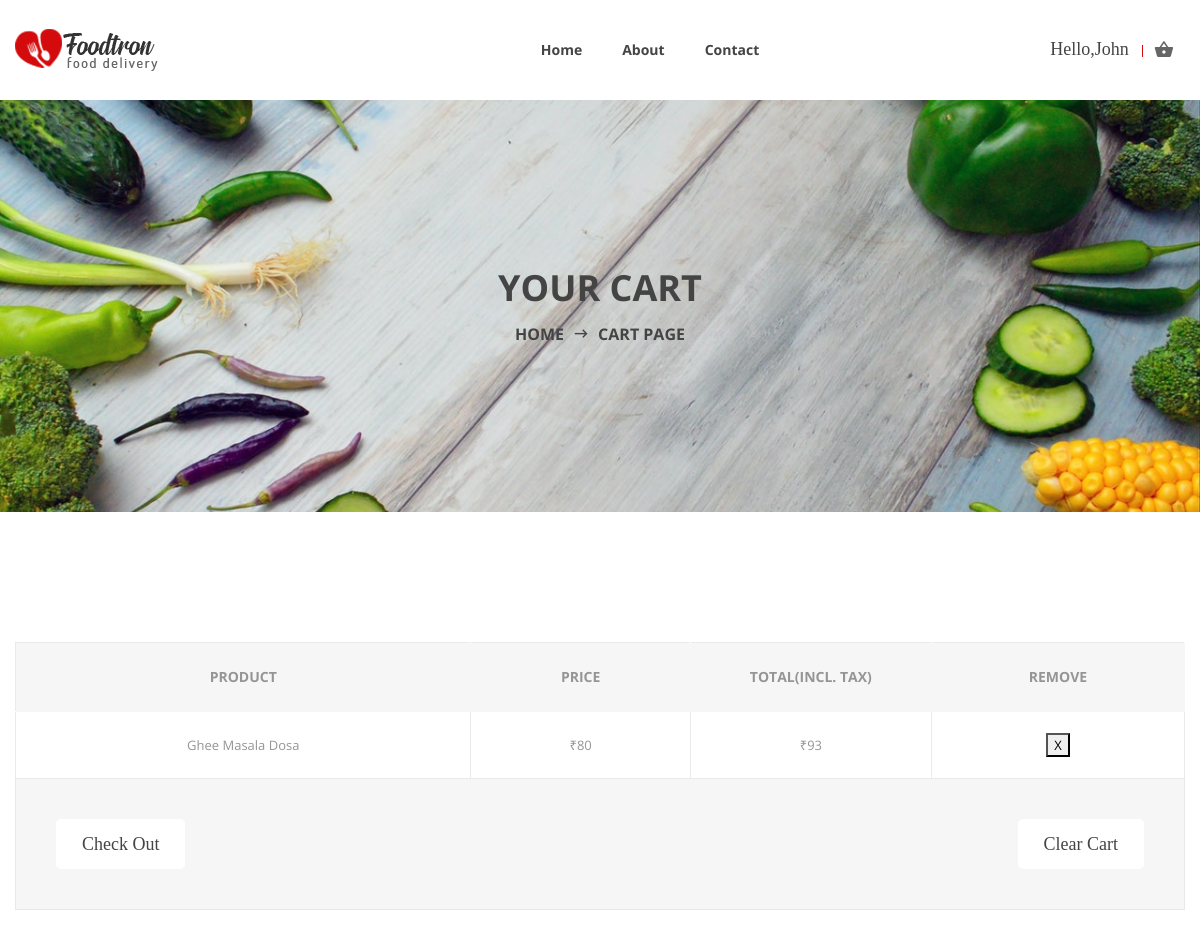
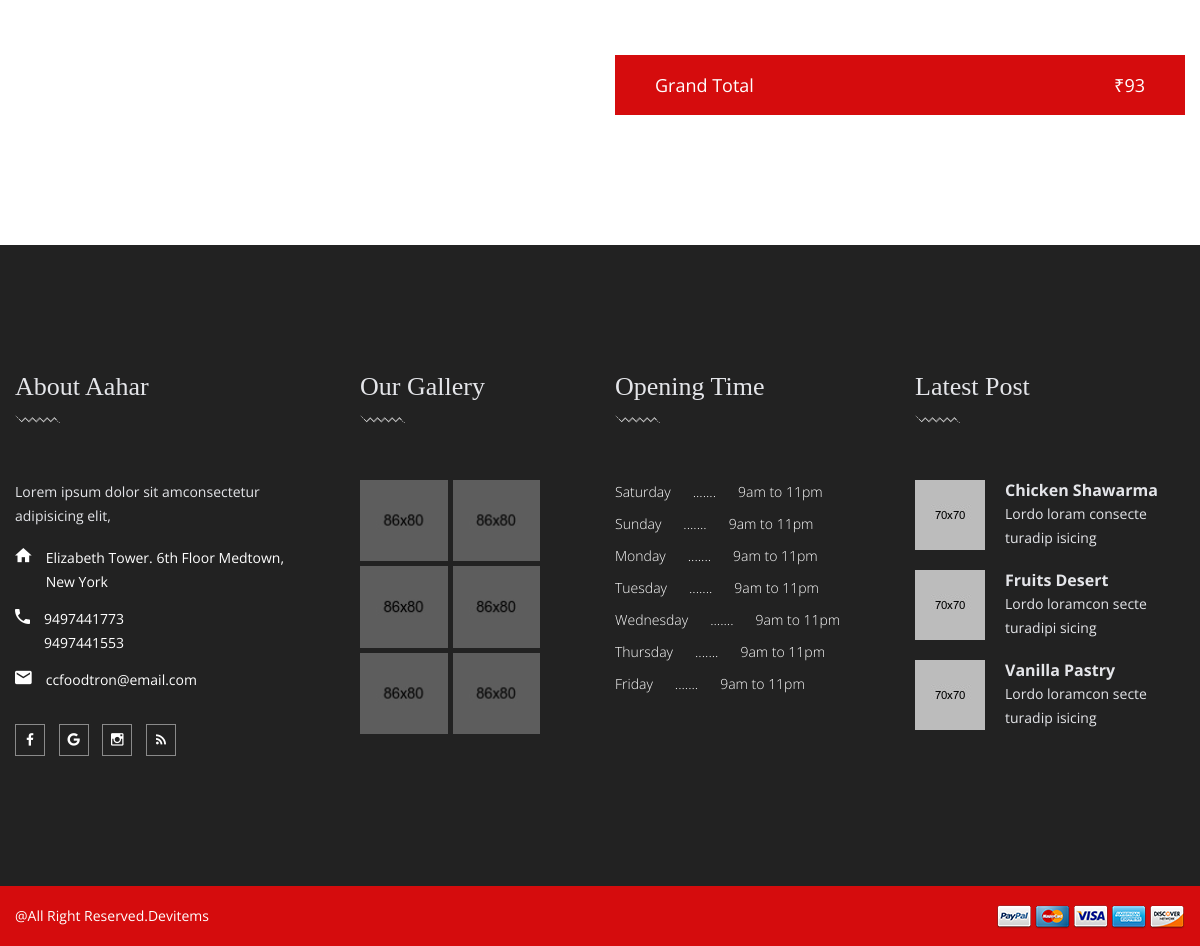
The page /cart.php (signed in) on the database its author committed (2 pictures, top to bottom).
### tables this page shows
CREATE TABLE `cart` (
  `id` varchar(11) NOT NULL,
  `name` varchar(20) NOT NULL,
  `price` varchar(11) NOT NULL
);

### cart.php (the view, shortened to what this page needs)
<?php
require('php/connection.php');
?>
<!doctype html>
<html class="no-js" lang="zxx">
<head>
    <link rel="stylesheet" href="css/bootstrap.min.css">
    <link rel="stylesheet" href="css/plugins.css">
    <link rel="stylesheet" href="style.css">
    <link rel="stylesheet" href="css/custom.css">
</head>
<body>
    <div class="wrapper" id="wrapper">
        <header class="htc__header bg--white">
            <div id="sticky-header-with-topbar" class="mainmenu__wrap sticky__header">
                <div class="container">
                    <div class="row">
                        <div class="col-lg-2 col-sm-4 col-md-6 order-1 order-lg-1">
                            <div class="logo">
                                <a href="index.php">
                                    <img src="images/logo/foody.png" alt="logo images">
                                </a>
                            </div>
                        </div>
                        <div class="col-lg-9 col-sm-4 col-md-2 order-3 order-lg-2">
                            <div class="main__menu__wrap">
                                <nav class="main__menu__nav d-none d-lg-block">
                                    <ul class="mainmenu">
                                        <li class="drop"><a href="index.php">Home</a>
                                        </li>
                                        <li><a href="#">About</a></li>
                                        <li><a href="#">Contact</a></li>
                                    </ul>
                                </nav>
                            </div>
                        </div>
                        <div class="col-lg-1 col-sm-4 col-md-4 order-2 order-lg-3">
                            <div class="header__right d-flex justify-content-end">
                                <div class="log__in">
                                    <a class="" href="reg/loginfrm.php">
                                        <div class="inktext">
                                            <h5><?php
                                                if (isset($_SESSION['sess'])) {
                                                    echo "Hello," . $_SESSION['sess'];
                                                } else {
                                                    echo "Login";
                                                }
                                                ?></h5>
                                        </div>
                                    </a>
                                </div>
                                <div class="shopping__cart">
                                    <a href="cart.php"><i class="zmdi zmdi-shopping-basket"></i></a>
                                </div>
                            </div>
                        </div>
                    </div>
                </div>
            </div>
        </header>
        <div class="ht__bradcaump__area bg-image--18">
            <div class="ht__bradcaump__wrap d-flex align-items-center">
                <div class="container">
                    <div class="row">
                        <div class="col-lg-12 col-md-12 col-sm-12">
                            <div class="bradcaump__inner text-center">
                                <h2 class="bradcaump-title">Your cart</h2>
                                <nav class="bradcaump-inner">
                                    <a class="breadcrumb-item" href="index.php">Home</a>
                                    <span class="brd-separetor"><i class="zmdi zmdi-long-arrow-right"></i></span>
                                    <span class="breadcrumb-item active">cart page</span>
                                </nav>
                            </div>
                        </div>
                    </div>
                </div>
            </div>
        </div>
        <div class="cart-main-area section-padding--lg bg--white">
            <div class="container">
                <div class="row">
                    <div class="col-md-12 col-sm-12 ol-lg-12">
                        <form action="#">
                            <div class="table-content table-responsive">
                                <table>
                                    <thead>
                                        <tr class="title-top">
                                            <th class="product-name">Product</th>
                                            <th class="product-price">Price</th>
                                            <th class="product-subtotal">Total(Incl. Tax)</th>
                                            <th class="product-remove">Remove</th>
                                        </tr>
                                    </thead>
                                    <tbody>
                                        <?php
                                        echo "<tr>";
                                        $records = mysqli_query($conn, "SELECT * FROM cart");
                                        while ($records1 = mysqli_fetch_assoc($records)) {
                                            $ccid = $records1['id'];
                                            echo '<td class="product-name">' . $records1["name"] . '</td>';
                                            echo "<td class='product-price'>" . "₹" . $records1['price'] . "</td>";
                                            echo "<td class='product-price'>" . "₹" . $records1['price'] + '13' . "</td>";
                                            echo "<td class='product-remove'>" . "<form action='cart.php' method='POST'>" . "<button type='submit' name='1' value='$ccid'>X</button>" . "</form>" . "</td>";
                                            echo "</tr>";
                                        }
                                        ?>
                                    </tbody>
                                </table>
                            </div>
                        </form>
                        <div class="cartbox__btn">
                            <ul class="cart__btn__list d-flex flex-wrap flex-md-nowrap flex-lg-nowrap justify-content-between">
                                <li><a href="checkout.php">Check Out</a></li>
                                <li><a href="php/delcart.php">Clear Cart</a></li>
                            </ul>
                        </div>
                    </div>
                </div>
                <div class="row">
                    <div class="col-lg-6 offset-lg-6">
                        <div class="cartbox__total__area">
                            <div class="cart__total__amount">
                                <span>Grand Total</span>
                                <span><?php
                                        if (empty($_SESSION['subtotal']))
                                            echo "₹" . "0";
                                        else
                                            echo "₹" . $_SESSION['subtotal'];
                                        ?></span>
                            </div>
                        </div>
                    </div>
                </div>
            </div>
        </div>
        <footer class="footer__area footer--1">
            <div class="footer__wrapper bg__cat--1 section-padding--lg">
                <div class="container">
                    <div class="row">
                        <div class="col-md-6 col-lg-3 col-sm-12">
                            <div class="footer">
                                <h2 class="ftr__title">About Aahar</h2>
                                <div class="footer__inner">
                                    <div class="ftr__details">
                                        <p>Lorem ipsum dolor sit amconsectetur adipisicing elit,</p>
                                        <div class="ftr__address__inner">
                                            <div class="ftr__address">
                                                <div class="ftr__address__icon">
                                                    <i class="zmdi zmdi-home"></i>
                                                </div>
                                                <div class="frt__address__details">
                                                    <p>Elizabeth Tower. 6th Floor Medtown, New York</p>
                                                </div>
                                            </div>
                                            <div class="ftr__address">
                                                <div class="ftr__address__icon">
                                                    <i class="zmdi zmdi-phone"></i>
                                                </div>
                                                <div class="frt__address__details">
                                                    <p><a href="#">9497441773</a></p>
                                                    <p><a href="#">9497441553</a></p>
                                                </div>
                                            </div>
                                            <div class="ftr__address">
                                                <div class="ftr__address__icon">
                                                    <i class="zmdi zmdi-email"></i>
                                                </div>
                                                <div class="frt__address__details">
                                                    <p><a href="#">ccfoodtron@email.com</a></p>
                                                </div>
                                            </div>
                                        </div>
                                        <ul class="social__icon">
                                            <li><a href="#"><i class="zmdi zmdi-facebook"></i></a></li>
                                            <li><a href="#"><i class="zmdi zmdi-google"></i></a></li>
                                            <li><a href="#"><i class="zmdi zmdi-instagram"></i></a></li>
                                            <li><a href="#"><i class="zmdi zmdi-rss"></i></a></li>
                                        </ul>
                                    </div>
                                </div>
                            </div>
                        </div>
                        <div class="col-md-6 col-lg-3 col-sm-12 sm--mt--40">
                            <div class="footer gallery">
                                <h2 class="ftr__title">Our Gallery</h2>
                                <div class="footer__inner">
                                    <ul class="sm__gallery__list">
                                        <li><a href="#"><img src="images/gallery/sm-img/1.jpg" alt="gallery images"></a></li>
                                        <li><a href="#"><img src="images/gallery/sm-img/2.jpg" alt="gallery images"></a></li>
                                        <li><a href="#"><img src="images/gallery/sm-img/3.jpg" alt="gallery images"></a></li>
                                        <li><a href="#"><img src="images/gallery/sm-img/4.jpg" alt="gallery images"></a></li>
                                        <li><a href="#"><img src="images/gallery/sm-img/5.jpg" alt="gallery images"></a></li>
                                        <li><a href="#"><img src="images/gallery/sm-img/6.jpg" alt="gallery images"></a></li>
                                    </ul>
                                </div>
                            </div>
                        </div>
                        <div class="col-md-6 col-lg-3 col-sm-12 md--mt--40 sm--mt--40">
                            <div class="footer">
                                <h2 class="ftr__title">Opening Time</h2>
                                <div class="footer__inner">
                                    <ul class="opening__time__list">
                                        <li>Saturday<span>.......</span>9am to 11pm</li>
                                        <li>Sunday<span>.......</span>9am to 11pm</li>
                                        <li>Monday<span>.......</span>9am to 11pm</li>
                                        <li>Tuesday<span>.......</span>9am to 11pm</li>
                                        <li>Wednesday<span>.......</span>9am to 11pm</li>
                                        <li>Thursday<span>.......</span>9am to 11pm</li>
                                        <li>Friday<span>.......</span>9am to 11pm</li>
                                    </ul>
                                </div>
                            </div>
                        </div>
                        <div class="col-md-6 col-lg-3 col-sm-12 md--mt--40 sm--mt--40">
                            <div class="footer">
                                <h2 class="ftr__title">Latest Post</h2>
                                <div class="footer__inner">
                                    <div class="lst__post__list">
                                        <div class="single__sm__post">
                                            <div class="sin__post__thumb">
                                                <a href="blog-details,html">
                                                    <img src="images/blog/sm-img/1.jpg" alt="blog images">
                                                </a>
                                            </div>
                                            <div class="sin__post__details">
                                                <h6><a href="blog-details.html">Chicken Shawarma </a></h6>
                                                <p>Lordo loram consecte turadip isicing</p>
                                            </div>
                                        </div>
                                        <div class="single__sm__post">
                                            <div class="sin__post__thumb">
                                                <a href="blog-details,html">
                                                    <img src="images/blog/sm-img/2.jpg" alt="blog images">
                                                </a>
                                            </div>
                                            <div class="sin__post__details">
                                                <h6><a href="blog-details.html">Fruits Desert</a></h6>
                                                <p>Lordo loramcon secte turadipi sicing</p>
                                            </div>
                                        </div>
                                        <div class="single__sm__post">
                                            <div class="sin__post__thumb">
                                                <a href="blog-details,html">
                                                    <img src="images/blog/sm-img/3.jpg" alt="blog images">
                                                </a>
                                            </div>
                                            <div class="sin__post__details">
                                                <h6><a href="blog-details.html">Vanilla Pastry</a></h6>
                                                <p>Lordo loramcon secte turadip isicing</p>
                                            </div>
                                        </div>
                                    </div>
                                </div>
                            </div>
                        </div>
                    </div>
                </div>
            </div>
            <div class="copyright bg--theme">
                <div class="container">
                    <div class="row">
                        <div class="col-lg-12 col-md-12 col-sm-12">
                            <div class="copyright__inner">
                                <div class="cpy__right--left">
                                    <p>@All Right Reserved.<a href="https://devitems.com">Devitems</a></p>
                                </div>
                                <div class="cpy__right--right">
                                    <a href="#">
                                        <img src="images/icon/shape/2.png" alt="payment images">
                                    </a>
                                </div>
                            </div>
                        </div>
                    </div>
                </div>
            </div>
        </footer>
    </div>
</body>
</html>

### rows shown on the page
cart: name "Ghee Masala Dosa", price "80", price "93", $ccid 591931414 (drawn)

### other values the page prints
$_SESSION['sess'] "John"
$_SESSION['subtotal'] "93"
